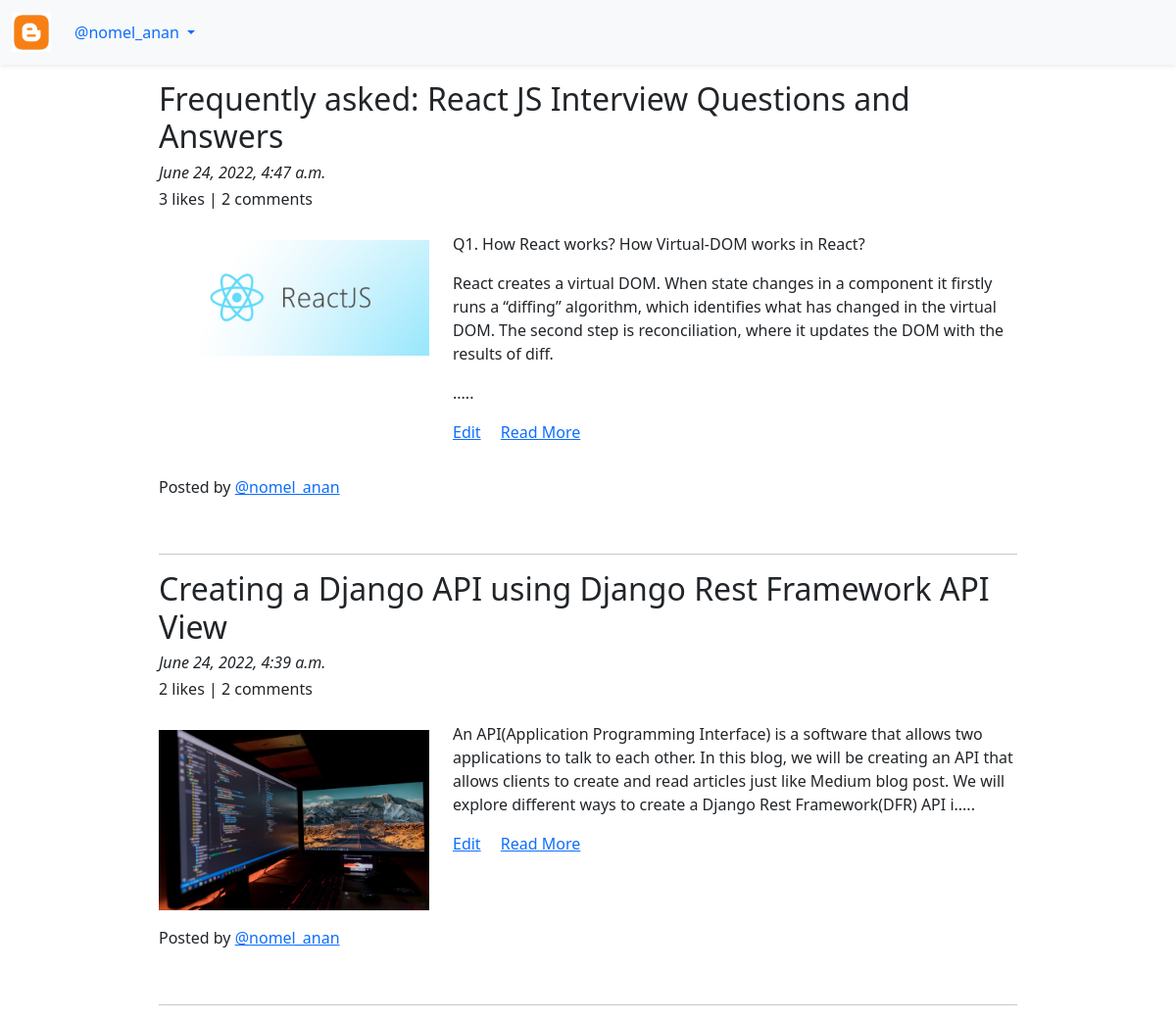
/blog/my-blogs (signed in), run on the app's committed database.
### App_Blog/models.py (models this page shows, shortened)
class Blog(models.Model):
    author = models.ForeignKey(User, related_name='blog_author', on_delete=models.CASCADE, verbose_name='Author')
    blog_title = models.CharField(max_length=500, verbose_name='Put a title')
    slug = models.SlugField(unique=True, verbose_name='Slug')
    blog_content = models.TextField(verbose_name='Blog content')
    blog_image = models.ImageField(upload_to='blog_images', blank=True)
    publish_date = models.DateTimeField(auto_now_add=True)
    update_date = models.DateTimeField(auto_now=True)
    class Meta:
        ordering = ('-publish_date',)

### App_Blog/views.py (the view)
# urls.py: path('my-blogs', views.my_blogs, name='my_blogs'),
@login_required
def my_blogs(request):
    dict = {}
    return render(request, 'App_Blog/my_blogs.html', context=dict)

### App_Blog/templatetags/custom_filters.py (called while the page is built)
def range_of_words(value):
    return value[0:300] + "....."

### templates/App_Blog/my_blogs.html (shortened to what this page needs)
{% extends 'base.html' %}
{% load custom_filters %}
{% block body_block %}
{% if user.blog_author.all %}
{% for blog in user.blog_author.all %}
<h2>{{ blog.blog_title }}</h2>
<h6><i>{{ blog.publish_date }}</i></h6>
<h6>{{ blog.liked_blog.count }} likes | {{ blog.blog_comment.count }} comments</h6>
<div class="row">
    <div class="col-sm-4 col-md-4 col-lg-4 mt-4">
        <img src="/media/{{ blog.blog_image }}" alt="{{ blog.blog_image }}" width="100%">
    </div>
    <div class="col-sm-8 col-md-8 col-lg-8">
        <p>
            {{ blog.blog_content|range_of_words|linebreaks }} <a href="{% url 'App_Blog:edit_blog' pk=blog.pk %}" class="me-3">Edit</a> <a href="{% url 'App_Blog:blog_details' pk=blog.pk %}">Read More</a>
        </p>
    </div>
    <p class="mt-3 ">Posted by <a href="{% url 'App_Blog:view_profile' user=blog.author %}">@{{ blog.author }}</a></p>
</div>
<br>
<hr>
{% endfor %}
{% else %}
<p>No blogs added <a href="{% url 'App_Blog:write_blog' %}">Create New?</a></p>
{% endif %}
{% endblock body_block %}

### templates/base.html (shortened to what this page needs)
<!doctype html>
{% load static %}
<html lang="en">
  <head>
    <link href="https://cdn.jsdelivr.net/npm/bootstrap@5.0.2/dist/css/bootstrap.min.css" rel="stylesheet">
    <link rel="stylesheet" href="https://cdnjs.cloudflare.com/ajax/libs/font-awesome/6.1.1/css/all.min.css" />
  </head>
  <body>
    <nav class="navbar navbar-expand-lg navbar-light bg-light shadow-sm">
        <div class="container-fluid">
          <a class="navbar-brand" href="{% url 'App_Blog:blog_list' %}"><img src="{% static 'images/icon.jpg' %}" width="40px" ></a>
          <div class="collapse navbar-collapse" id="navbarSupportedContent">
            <ul class="navbar-nav me-auto mb-2 mb-lg-0">
              {% if user.is_authenticated %}
              <li class="nav-item dropdown">
                <a class="nav-link dropdown-toggle text-primary" id="navbarDropdown" role="button" data-bs-toggle="dropdown" aria-expanded="false">
                  @{{ user.username }}
                </a>
              </li>
              {% endif %}
            </ul>
          </div>
        </div>
      </nav>
      <div class="container pt-3 w-75">
        {% block body_block %}
        {% endblock body_block %}
      </div>
  </body>
</html>

### data on the page
Blog: blog_title "Frequently asked: React JS Interview Questions and Answers", publish_date "June 24, 2022, 4:47 a.m.", liked_blog.count "3", blog_comment.count "2", blog_image (picture), blog_content|range_of_words "Q1. How React works? How Virtual-DOM works in React? React creates a virtual DOM. When state changes in a component it firstly runs a “diffing” algorithm, which identifies what has changed in the virtual DOM. The second step is reconciliation, where it updates the DOM with the results of diff. .....", author "nomel_anan"
Blog: blog_title "Creating a Django API using Django Rest Framework API View", publish_date "June 24, 2022, 4:39 a.m.", liked_blog.count "2", blog_comment.count "2", blog_image (picture), blog_content|range_of_words "An API(Application Programming Interface) is a software that allows two applications to talk to each other. In this blog, we will be creating an API that allows clients to create and read articles just like Medium blog post. We will explore different ways to create a Django Rest Framework(DFR) API i.....", author "nomel_anan"

### other printed values
{{ user.username }} "nomel_anan"
